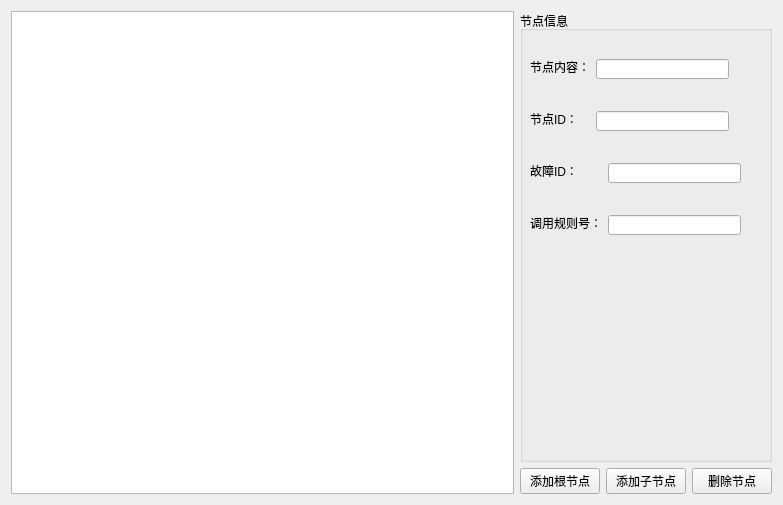
<?xml version="1.0" encoding="UTF-8"?>
<ui version="4.0">
 <class>TreeManageForm</class>
 <widget class="QWidget" name="TreeManageForm">
  <property name="geometry">
   <rect>
    <x>0</x>
    <y>0</y>
    <width>783</width>
    <height>505</height>
   </rect>
  </property>
  <property name="windowTitle">
   <string>Form</string>
  </property>
  <layout class="QGridLayout" name="gridLayout">
   <item row="0" column="0" rowspan="2">
    <widget class="QTreeView" name="treeView">
     <property name="editTriggers">
      <set>QAbstractItemView::NoEditTriggers</set>
     </property>
    </widget>
   </item>
   <item row="0" column="1" colspan="3">
    <widget class="QGroupBox" name="groupBox">
     <property name="title">
      <string>节点信息</string>
     </property>
     <widget class="QLabel" name="label_3">
      <property name="geometry">
       <rect>
        <x>10</x>
        <y>48</y>
        <width>60</width>
        <height>16</height>
       </rect>
      </property>
      <property name="text">
       <string>节点内容：</string>
      </property>
     </widget>
     <widget class="QLineEdit" name="lineEdit_5">
      <property name="geometry">
       <rect>
        <x>76</x>
        <y>48</y>
        <width>133</width>
        <height>20</height>
       </rect>
      </property>
     </widget>
     <widget class="QLabel" name="label_7">
      <property name="geometry">
       <rect>
        <x>10</x>
        <y>100</y>
        <width>48</width>
        <height>16</height>
       </rect>
      </property>
      <property name="text">
       <string>节点ID：</string>
      </property>
     </widget>
     <widget class="QLineEdit" name="lineEdit_6">
      <property name="geometry">
       <rect>
        <x>76</x>
        <y>100</y>
        <width>133</width>
        <height>20</height>
       </rect>
      </property>
     </widget>
     <widget class="QLabel" name="label_8">
      <property name="geometry">
       <rect>
        <x>10</x>
        <y>152</y>
        <width>48</width>
        <height>16</height>
       </rect>
      </property>
      <property name="text">
       <string>故障ID：</string>
      </property>
     </widget>
     <widget class="QLineEdit" name="lineEdit_7">
      <property name="geometry">
       <rect>
        <x>88</x>
        <y>152</y>
        <width>133</width>
        <height>20</height>
       </rect>
      </property>
     </widget>
     <widget class="QLabel" name="label_9">
      <property name="geometry">
       <rect>
        <x>10</x>
        <y>204</y>
        <width>72</width>
        <height>16</height>
       </rect>
      </property>
      <property name="text">
       <string>调用规则号：</string>
      </property>
     </widget>
     <widget class="QLineEdit" name="lineEdit_8">
      <property name="geometry">
       <rect>
        <x>88</x>
        <y>204</y>
        <width>133</width>
        <height>20</height>
       </rect>
      </property>
     </widget>
    </widget>
   </item>
   <item row="1" column="1">
    <widget class="QPushButton" name="pushButton_3">
     <property name="text">
      <string>添加根节点</string>
     </property>
    </widget>
   </item>
   <item row="1" column="2">
    <widget class="QPushButton" name="pushButton_4">
     <property name="text">
      <string>添加子节点</string>
     </property>
    </widget>
   </item>
   <item row="1" column="3">
    <widget class="QPushButton" name="pushButton_5">
     <property name="text">
      <string>删除节点</string>
     </property>
    </widget>
   </item>
  </layout>
 </widget>
 <resources/>
 <connections/>
</ui>
